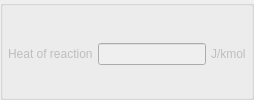
                   <widget class="QGroupBox" name="groupbox_dh">
                    <property name="sizePolicy">
                     <sizepolicy hsizetype="Preferred" vsizetype="Fixed">
                      <horstretch>0</horstretch>
                      <verstretch>0</verstretch>
                     </sizepolicy>
                    </property>
                    <property name="font">
                     <font>
                      <weight>75</weight>
                      <bold>true</bold>
                     </font>
                    </property>
                    <property name="styleSheet">
                     <string notr="true"/>
                    </property>
                    <property name="title">
                     <string/>
                    </property>
                    <property name="flat">
                     <bool>true</bool>
                    </property>
                    <property name="checkable">
                     <bool>false</bool>
                    </property>
                    <property name="checked">
                     <bool>false</bool>
                    </property>
                    <layout class="QGridLayout" name="gridLayout_15">
                     <property name="leftMargin">
                      <number>5</number>
                     </property>
                     <property name="topMargin">
                      <number>5</number>
                     </property>
                     <property name="rightMargin">
                      <number>5</number>
                     </property>
                     <property name="bottomMargin">
                      <number>0</number>
                     </property>
                     <property name="spacing">
                      <number>5</number>
                     </property>
                     <item row="0" column="1">
                      <widget class="LineEdit" name="lineedit_dh">
                       <property name="enabled">
                        <bool>false</bool>
                       </property>
                       <property name="minimumSize">
                        <size>
                         <width>100</width>
                         <height>0</height>
                        </size>
                       </property>
                       <property name="font">
                        <font>
                         <weight>50</weight>
                         <bold>false</bold>
                        </font>
                       </property>
                      </widget>
                     </item>
                     <item row="0" column="2">
                      <widget class="QLabel" name="label_dh_units">
                       <property name="enabled">
                        <bool>false</bool>
                       </property>
                       <property name="font">
                        <font>
                         <weight>50</weight>
                         <bold>false</bold>
                        </font>
                       </property>
                       <property name="text">
                        <string>J/kmol</string>
                       </property>
                      </widget>
                     </item>
                     <item row="0" column="0">
                      <widget class="QLabel" name="label_dh">
                       <property name="enabled">
                        <bool>false</bool>
                       </property>
                       <property name="font">
                        <font>
                         <weight>50</weight>
                         <bold>false</bold>
                        </font>
                       </property>
                       <property name="text">
                        <string>Heat of reaction</string>
                       </property>
                      </widget>
                     </item>
                    </layout>
                   </widget>
